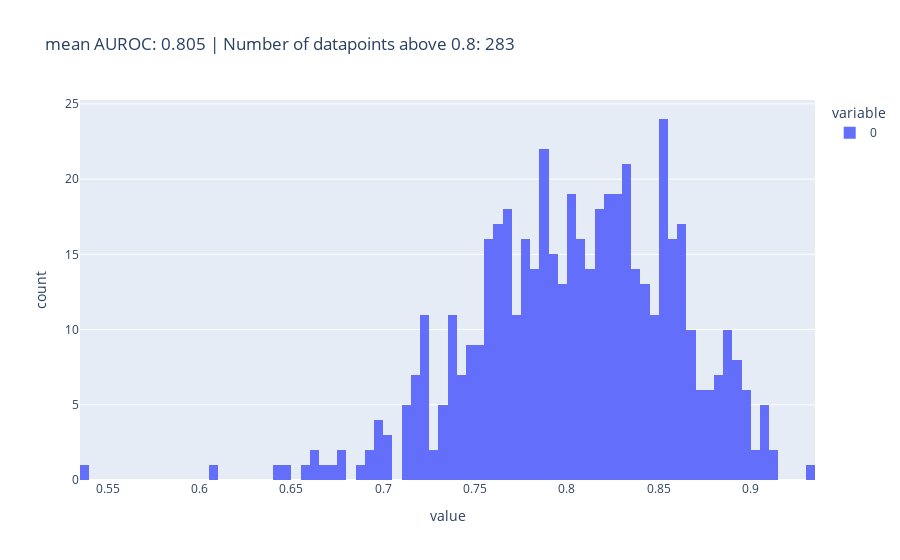

Write notebook code for a chart like this one.
### Code cell
from sklearn.metrics import roc_auc_score
UKN = -1000
def calculate_auroc(row):
    dms = np.array(row['dms'])
    isUnpaired = np.ones_like(dms)
    isUnpaired[np.array(row['paired_bases']).flatten()] = 0
    return roc_auc_score(isUnpaired[dms!=UKN], dms[dms!=UKN])

auroc = []
for i, row in datafolder.datapoints.to_pandas().iterrows():
    auroc.append( calculate_auroc(row) )

import plotly.express as px
px.histogram(auroc, nbins=100, title=f'mean AUROC: {np.mean(auroc):.3f} | Number of datapoints above 0.8: {np.sum(np.array(auroc)>0.8)}')

### Figure 1 — Plotly figure (JSON) as saved in the notebook; plotly's stock layout.template omitted (floating-point values rounded to 4 significant figures; data arrays with more than 128 entries replaced by an {"elided": "..."} marker saying what was removed)
{"data": [{"alignmentgroup": "True", "bingroup": "x", "hovertemplate": "variable=0<br>value=%{x}<br>count=%{y}<extra></extra>", "legendgroup": "0", "marker": {"color": "#636efa", "pattern": {"shape": ""}}, "name": "0", "nbinsx": 100, "offsetgroup": "0", "orientation": "v", "showlegend": true, "type": "histogram", "x": {"elided": "513 float values"}, "xaxis": "x", "yaxis": "y"}], "layout": {"barmode": "relative", "legend": {"title": {"text": "variable"}, "tracegroupgap": 0}, "title": {"text": "mean AUROC: 0.805 | Number of datapoints above 0.8: 283"}, "xaxis": {"anchor": "y", "domain": [0, 1], "title": {"text": "value"}}, "yaxis": {"anchor": "x", "domain": [0, 1], "title": {"text": "count"}}}}
